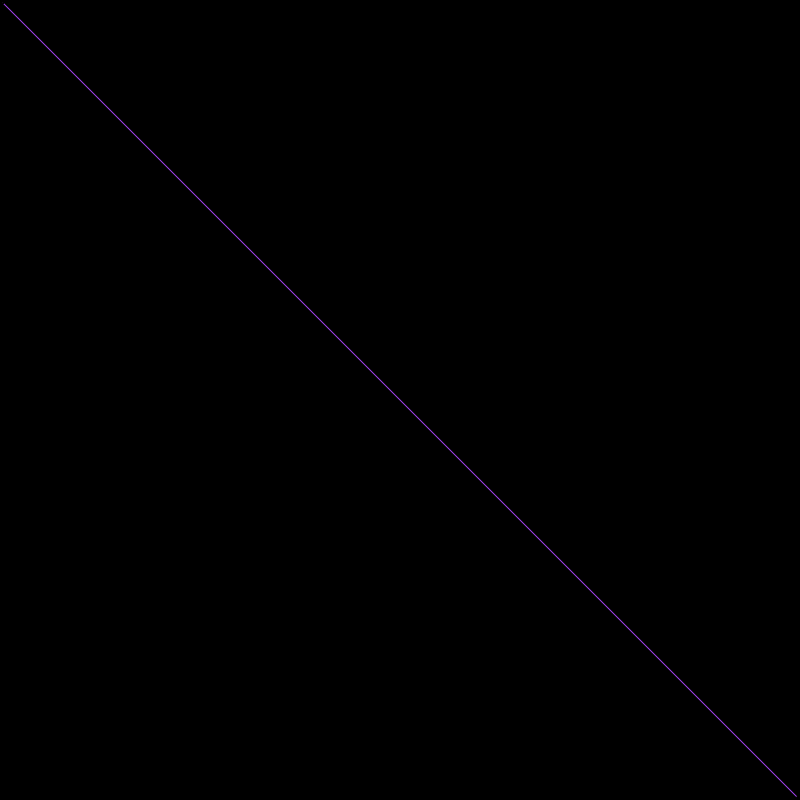
Frame 1 (no input)
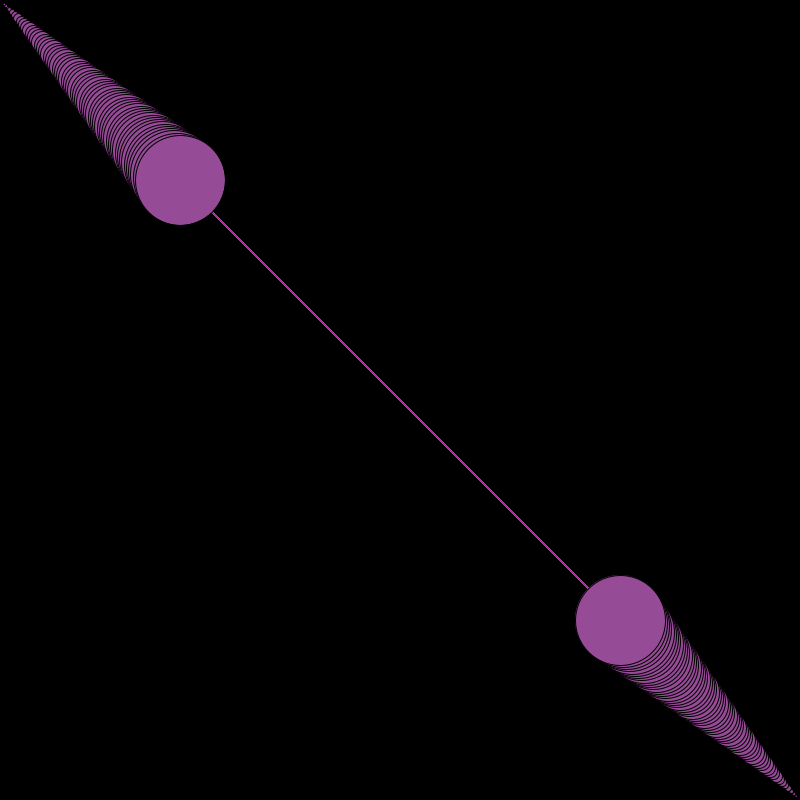
Frame 60 (the mouse pressed at the canvas centre just before this capture)
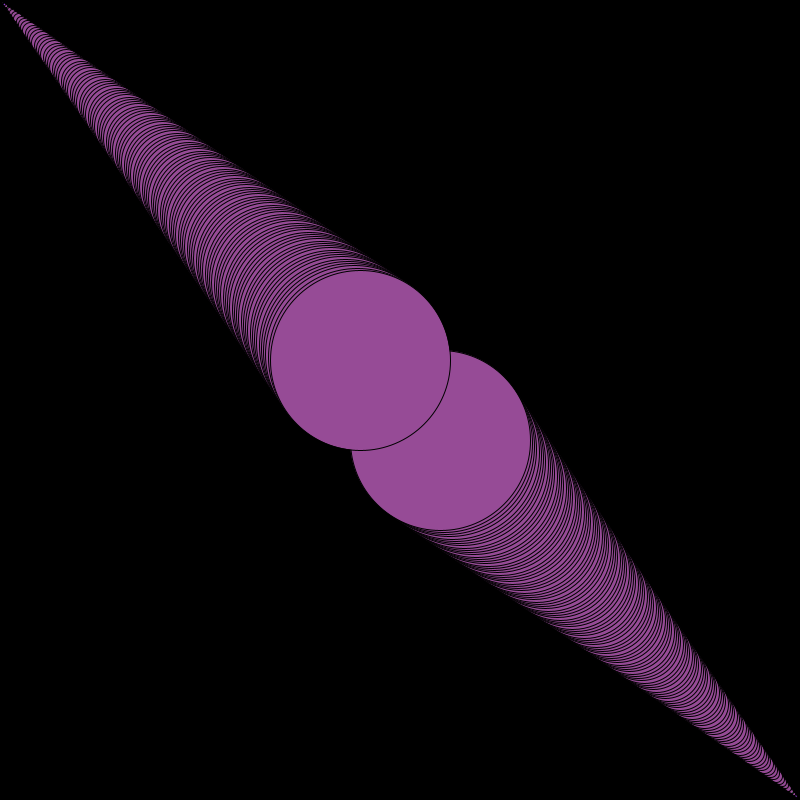
Frame 120 (the mouse held since frame 60 and released just before this capture)

The Processing sketch that drew these frames (run headless with seeded random() and noise(); from frame 60 on, the mouse is pressed at the canvas centre):

// Processing sketch: Question_1___Screen_Saver
// ── Question_1___Screen_Saver.pde
//Name: Action
//Starting date: April 7, 2022
//Description: A screensaver that makes cool designs.

int x = 0; //the x position for the shapes
int xSpeed = 3; //the speed at which the shapes move along the x axis

int y = 0; //the y position for the shapes
int ySpeed = 3; //the speed at which the shapes move along the y axis

void setup()
{
  size(800, 800); //set screen size to 800x800
  background(0);
  fill(150, 75, 150);
}

void draw()
{
  //background(0);
  
  //makes the ball bounce left and right (across the x axis)
  x+=xSpeed;
  if (x+x/4 > width)
  {
    // See if the ball is at the right edge then send the ball left
    xSpeed = -1*int(random(1, 11)); //random speed and colour
    fill(random(0, 256), random(0, 256), random(0, 256));
  } else if (x-x/4 < 0)
  {
    // See if the ball is at the left edge then send the ball right
    xSpeed = int(random(1, 11)); //random speed and colour
    fill(random(0, 256), random(0, 256), random(0, 256));
  }

  //makes the ball bounce up and down (along the y axis)
  y+=ySpeed;
  if (y+ y/4 > height) // if the ball goes too far down, make the ball start going up
  {
    //opposite random speed
    ySpeed = -1*int(random(1, 11));
    fill(random(0, 256), random(0, 256), random(0, 256));
  } else if (y- y/4 < 0) //if the ball goes too far up, make it start moving back down
  {
    //random speed and colour
    ySpeed = int(random(1, 11));
    fill(random(0, 256), random(0, 256), random(0, 256));
  }
  stroke(random(1, 256), random(1, 256), random(1, 256)); //set stroke to random colour
  line(x, y, width-x, height-y); //draw line with random stroke colour connecting the center points of both circles
  stroke(0); //set stroke back to black for circles
  ellipse(width-x, height-y, x/2, y/2); //circle starting from bottom right
  ellipse(x, y, x/2, y/2); //circle starting from top left
}
